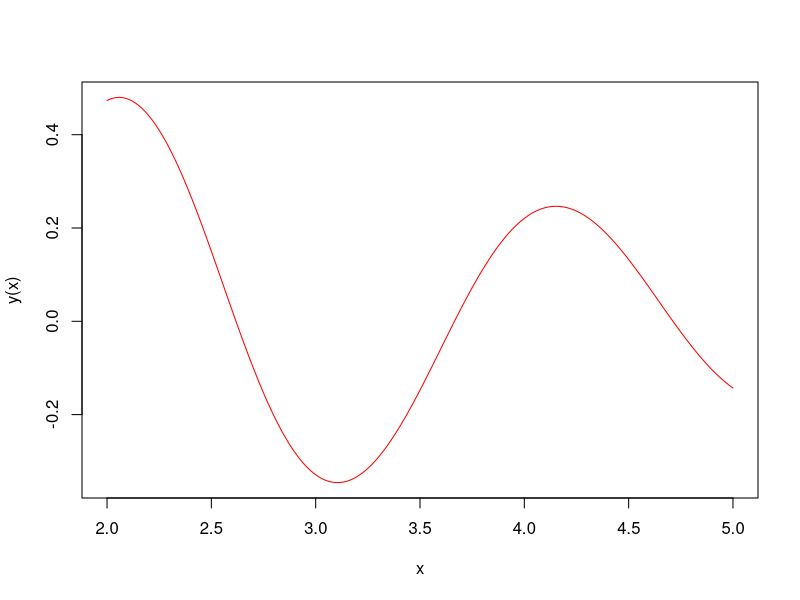

This chart was generated by the following R code:
## ---- chunk 1
mu <- 3; a<-2; h<-3; color="red"
curve(sin(cos(mu*x)*exp(-x/mu)),a, a+h, n = 1001, 
      col=color, ylab="y(x)")
## ---- chunk 2
 x=seq(a,a+h,by=0.5); y=sin(cos(mu*x)*exp(-x/mu))
 data.frame(x,y)
